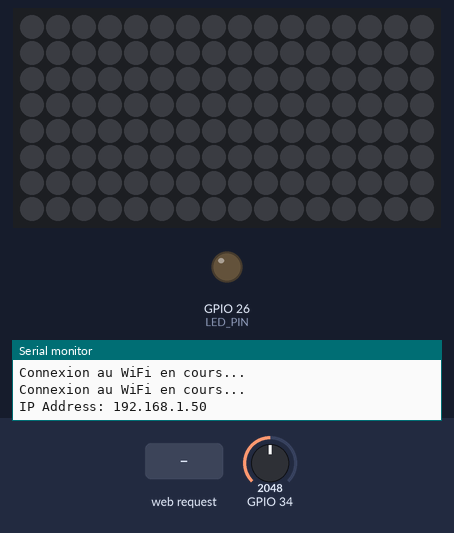
Recording of a sketch running on a simulated ESP32. Parts: 16×8 RGB LED matrix (first LED top left, wired row by row), output pins drawn as LEDs (lit = HIGH), the last lines printed to the serial monitor. The inputs (shaded band) are chosen by the test bench; at power-on: GPIO 34 = 2048. Dim RGB values are drawn brighter than linear; WiFi joins after 1.5 s; servers stay silent unless stated.

Above: at 3.2 s.
3.3 s: HTTP request GET /led?action=on received
At 4.5 s:
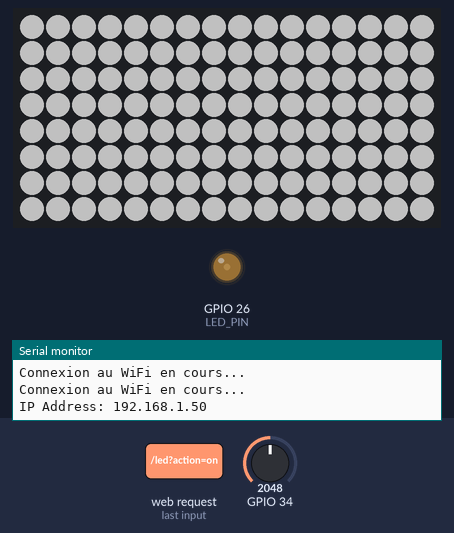
4.8 s: HTTP request GET /display_word_and_color?action=1&word=1&color=1 received
At 5.8 s:
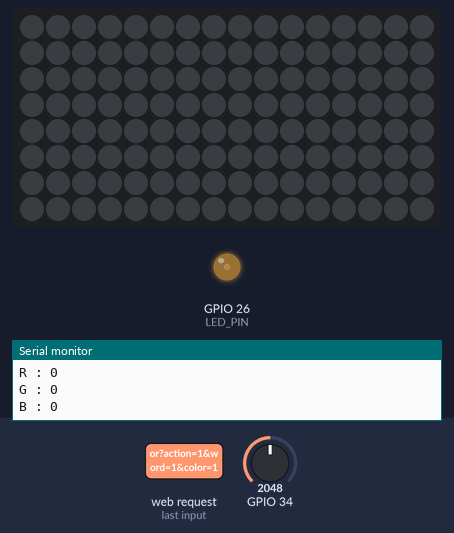
6.3 s: GPIO 34 set to 2866
At 8.61 s:
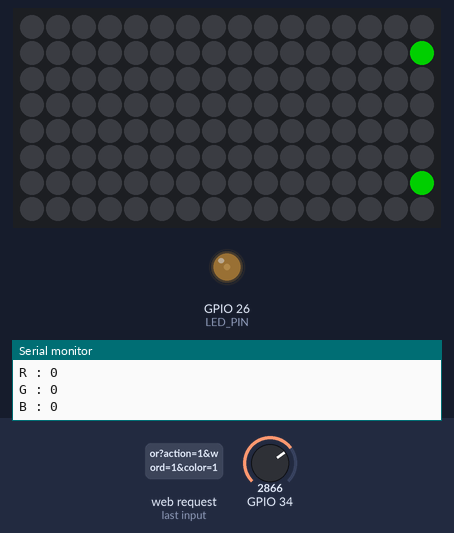
9.3 s: HTTP request GET /led?action=off received
At 9.5 s:
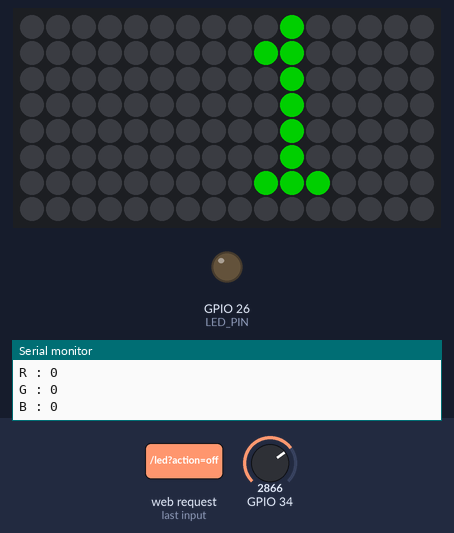
11.3 s: GPIO 34 set to 3603
At 12.03 s:
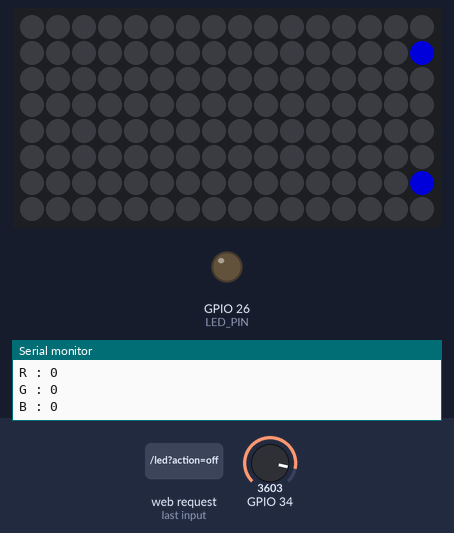
13.9 s: HTTP request GET /led?action=on received
At 15.44 s:
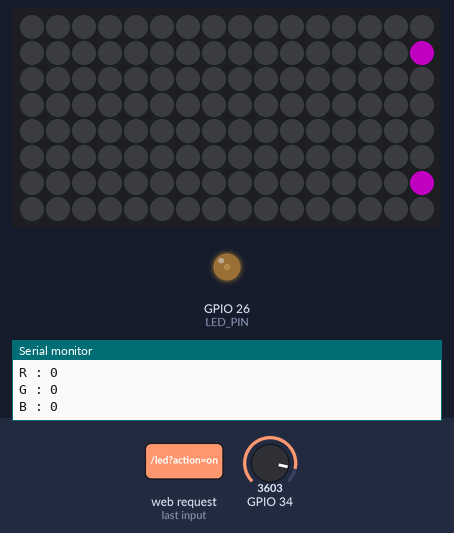
Timing chart, 0 to 16.9 s (numbered marks = the images above; inputs shaded):
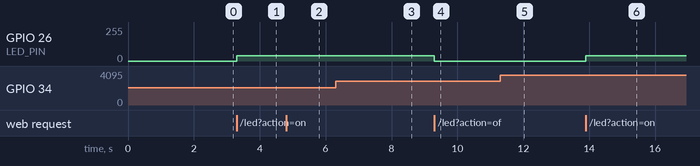

Measured:
- after the input at 3.3 s, GPIO 26 (LED_PIN): 0/255 → 40/255 at once; the LEDs: change at once (image 1)
- after the input at 4.8 s, the LEDs: change at once (image 2)
- after the input at 9.3 s, GPIO 26 (LED_PIN): 40/255 → 0/255 at once
- after the input at 13.9 s, GPIO 26 (LED_PIN): 0/255 → 40/255 at once; the LEDs: first change at once (image 6 shows a later state)

The sketch:

CodeArduinoIOT.ino
```cpp
#include <WiFi.h>
#include <AsyncTCP.h>
#include <WiFiManager.h>
#include <ESPAsyncWebServer.h>
#include <Adafruit_GFX.h>
#include <Adafruit_NeoMatrix.h>
#include <Adafruit_NeoPixel.h>

#ifndef PSTR
#define PSTR
#endif
#define PIN 33
#define LED_PIN 26

#define STARTV 0
#define END_V 4096
#define FADE_DELAY 50

////////////// VARIABLES ////////////////////////
Adafruit_NeoMatrix matrix = Adafruit_NeoMatrix(16, 8, PIN, NEO_MATRIX_BOTTOM + NEO_MATRIX_LEFT + NEO_MATRIX_COLUMNS, NEO_GRB + NEO_KHZ800);
Adafruit_NeoMatrix matrix1 = Adafruit_NeoMatrix(16, 8, PIN, NEO_MATRIX_BOTTOM + NEO_MATRIX_LEFT + NEO_MATRIX_COLUMNS, NEO_GRB + NEO_KHZ800);
Adafruit_NeoMatrix matrix2 = Adafruit_NeoMatrix(16, 8, PIN, NEO_MATRIX_BOTTOM + NEO_MATRIX_LEFT + NEO_MATRIX_COLUMNS, NEO_GRB + NEO_KHZ800);
Adafruit_NeoMatrix matrix3 = Adafruit_NeoMatrix(16, 8, PIN, NEO_MATRIX_BOTTOM + NEO_MATRIX_LEFT + NEO_MATRIX_COLUMNS, NEO_GRB + NEO_KHZ800);
const uint16_t colors[] = { matrix.Color(255, 0, 0), matrix.Color(0, 255, 0), matrix.Color(0, 0, 255), matrix.Color(204, 0, 204), matrix.Color(204, 204, 0), matrix.Color(0, 255, 255), matrix.Color(255, 10, 127), matrix.Color(127, 0, 255), matrix.Color(255, 99, 255) };

int tension=0;
int increment=0;
int x = matrix.width();
int pass = 0;
int B = 0;
String test;

const char* ssid = "iPhone de Pauline";
const char* password = "Pauline71480";

bool isScrolling = false;
String scrollWord = "";

AsyncWebServer server(80);

////////////// FONCTION ////////////////////////
void notFound(AsyncWebServerRequest *request) {
  request->send(404, "text/plain", "Not found");
}

void colorWipe(uint32_t c, uint8_t wait) {
  for(uint16_t i=0; i<128; i++) {
    matrix.setPixelColor(i, c);
    matrix.show();
    delay(wait);
  }
}

void tensionn(){
 tension=(analogRead(34))/5;
  B=map(tension,0,4096,3,819);
  matrix.setBrightness(B);
  delay(20);
     if(tension==END_V){
      increment=-1;
    }
    matrix.show();
 delay(20);
}

void defilement() {
  if (!isScrolling) return;

  matrix.fillScreen(0);
  matrix.setCursor(x, 0);
  matrix.print(scrollWord);

  if (--x < -((int)scrollWord.length() * 6)) {
    x = matrix.width();
    if (++pass >= 9)
      pass = 0;
    matrix.setTextColor(colors[pass]);
  }
  matrix.show();
  delay(100);
}

void displayWord(String word) {
  matrix.fillScreen(0);
  matrix.setCursor(0, 0);
  matrix.print(word);
  matrix.show();
}

void displayWordAndColor(String word, uint32_t color) {
  isScrolling = true;
  scrollWord = word;
  x = matrix.width();
  matrix.fillScreen(0);
  matrix.setTextColor(color);
  matrix.setCursor(0, 0);
  matrix.print(word);
  matrix.show();
}

void hexToRGB(String hexValue, uint8_t &r, uint8_t &g, uint8_t &b) {
    // Assurez-vous que la chaîne contient 7 caractères (y compris le '#')
    if (hexValue.length() == 7 && hexValue[0] == '#') {
        // Extraire les composantes de couleur rouge (R), verte (G) et bleue (B)
        r = strtol(hexValue.substring(1, 3).c_str(), NULL, 16);
        g = strtol(hexValue.substring(3, 5).c_str(), NULL, 16);
        b = strtol(hexValue.substring(5, 7).c_str(), NULL, 16);
    } else {
        // En cas d'erreur, définissez les valeurs par défaut sur 0
        r = g = b = 0;
    }
}

void displayMode1() {
    // Initialiser chaque matrice de LED avec sa propre configuration
    matrix1.begin();
    matrix2.begin();
    matrix3.begin();

    // Définir les couleurs pour chaque matrice
    matrix1.fillScreen(matrix1.Color(0, 0, 255)); // Bleu
    matrix2.fillScreen(matrix2.Color(255, 255, 255)); // Blanc
    matrix3.fillScreen(matrix3.Color(255, 0, 0)); // Rouge

    // Afficher les couleurs sur toutes les matrices simultanément
    matrix1.show();
    matrix2.show();
    matrix3.show();

    delay(1000);
}

void displayMode2() {
  while(true){
    // Afficher la première matrice en bleu
    matrix.fillScreen(matrix.Color(0, 0, 255)); // Bleu
    matrix.show();
    delay(500);

    // Afficher la troisième matrice en rouge
    matrix.fillScreen(matrix.Color(255, 0, 0)); // Rouge
    matrix.show();
    delay(500);
  }
}

void displayColor(uint32_t color) {
  matrix.fillScreen(color);
  matrix.show();
}

////////////// SETUP ////////////////////////
void setup() {
  tension=STARTV;
  increment=1;

  pinMode(LED_PIN, OUTPUT);
  digitalWrite(LED_PIN, LOW);
  pinMode(PIN, OUTPUT);
  digitalWrite(PIN, LOW);
  matrix.begin();
  matrix.setTextWrap(false);
  matrix.setBrightness(40);
  Serial.begin(115200);

  WiFi.mode(WIFI_STA);
  WiFi.begin(ssid, password);
  while (WiFi.status() != WL_CONNECTED) {
    delay(1000);
    Serial.println("Connexion au WiFi en cours...");
  }

  Serial.println();
  Serial.print("IP Address: ");
  Serial.println(WiFi.localIP());

  server.on("/led", HTTP_GET, [](AsyncWebServerRequest *request) {
    if (request->hasParam("action")) {
      String action = request->getParam("action")->value();
      if (action == "on") {
        int value = 128;
        value = map(value, 0, 800, 0, 255);
        analogWrite(LED_PIN, value);
        // Allumer la matrice LED couleur blanche
        matrix.fillScreen(matrix.Color(255, 255, 255));
        matrix.show();
        request->send(200, "text/plain", "LED allumée");
      } else if (action == "off") {
        // Éteindre la LED
        analogWrite(LED_PIN, 0);
        // Éteindre la matrice LED
        matrix.fillScreen(matrix.Color(0, 0, 0));
        matrix.show();
        request->send(200, "text/plain", "LED éteinte");
      } else {
        request->send(400, "text/plain", "Commande invalide");
      }
    } else {
      request->send(400, "text/plain", "Paramètre 'action' manquant");
    }
  });

  server.on("/display_word_and_color", HTTP_GET, [](AsyncWebServerRequest *request) {
    if (request->hasParam("word") && request->hasParam("color")) {
      String word = request->getParam("word")->value();
      String colorValue = request->getParam("color")->value();
      // Afficher les valeurs du mot et de la couleur dans le moniteur série
      Serial.print("Mot : ");
      Serial.println(word);
      Serial.print("Couleur : ");
      Serial.println(colorValue);
      // Convertir la couleur hexadécimale en valeur entière
      uint8_t r, g, b;
      hexToRGB(colorValue, r, g, b);
      Serial.print("R : ");
      Serial.println(r);
      Serial.print("G : ");
      Serial.println(g);
      Serial.print("B : ");
      Serial.println(b);
      // Afficher le mot sur la matrice LED avec la couleur sélectionnée
      displayWordAndColor(word, matrix.Color(r, g, b));
      // Envoyer une réponse HTTP pour indiquer que le mot a été affiché avec succès
      request->send(200, "text/plain", "Mot affiché avec succès sur les matrices de LED");
    } else {
      // Envoyer une réponse HTTP indiquant que les paramètres requis sont manquants
      request->send(400, "text/plain", "Paramètres 'word' ou 'color' manquants");
    }
  });

  server.on("/color", HTTP_GET, [](AsyncWebServerRequest *request) {
    if (request->hasParam("color")) {
      String colorValue = request->getParam("color")->value();
      Serial.println("colorValue :");
      Serial.println(colorValue);

      uint8_t r, g, b;
      hexToRGB(colorValue, r, g, b);
      Serial.print("R : ");
      Serial.println(r);
      Serial.print("G : ");
      Serial.println(g);
      Serial.print("B : ");
      Serial.println(b);

      displayColor(matrix.Color(r, g, b));

      request->send(200, "text/plain", "LED allumées avec succès");
    } else {
      request->send(400, "text/plain", "Paramètre 'color' manquant");
    }
  });

  server.on("/mode", HTTP_GET, [](AsyncWebServerRequest *request) {
    if (request->hasParam("mode")) {
      int mode = request->getParam("mode")->value().toInt();
      if (mode == 1) {
        Serial.print("Mode 1 ");
        displayMode1();
        request->send(200, "text/plain", "Mode 1 activé");
      } else if (mode == 2) {
        Serial.print("Mode 2 ");
        displayMode2();
        request->send(200, "text/plain", "Mode 2 activé");
      } else {
        request->send(400, "text/plain", "Mode invalide");
      }
    } else {
      request->send(400, "text/plain", "Paramètre 'mode' manquant");
    }
  });

  server.onNotFound(notFound);
  server.begin();
}

////////////// LOOP ////////////////////////
void loop() {
  tensionn();
  defilement();
}
```
